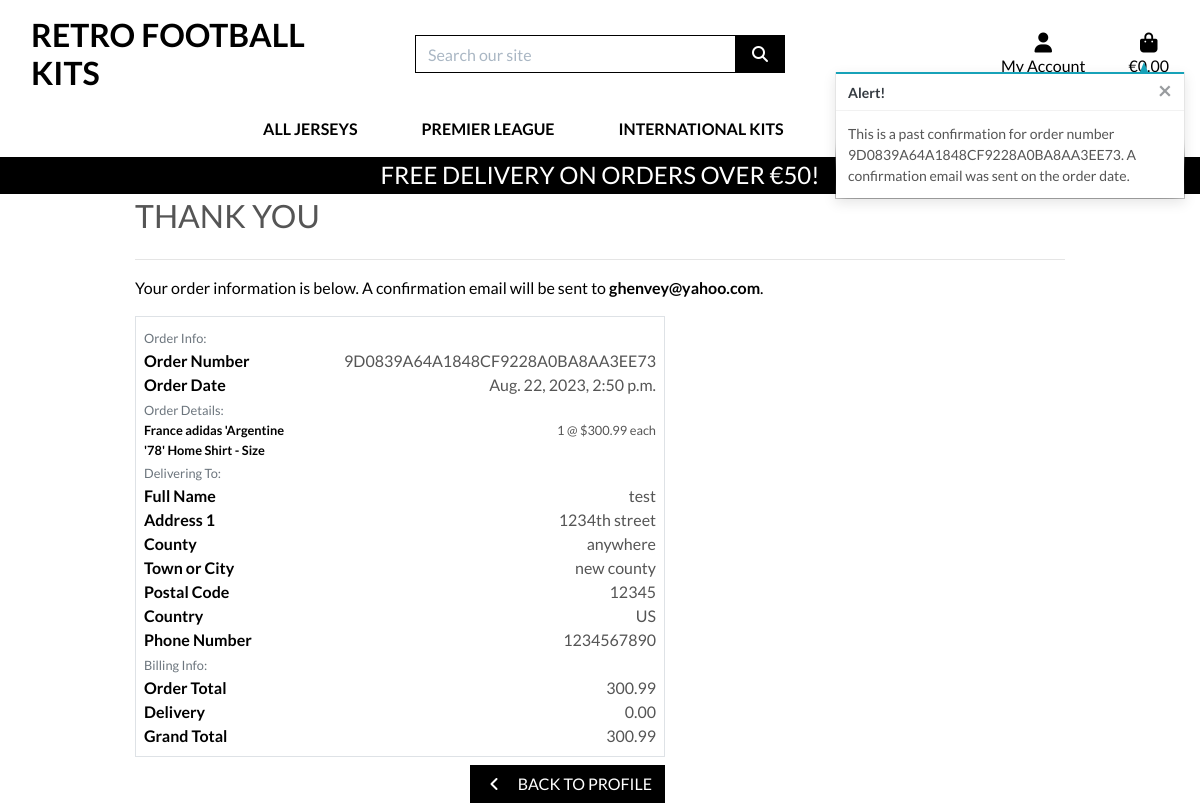
/profile/order_history/9D0839A64A1848CF9228A0BA8AA3EE73, run on the app's committed database.
### checkout/models.py (models this page shows, shortened)
class Order(models.Model):
    order_number = models.CharField(max_length=32, null=False, editable=False)
    user_profile = models.ForeignKey(UserProfile, on_delete=models.SET_NULL,
                                     null=True, blank=True, related_name='orders')
    full_name = models.CharField(max_length=50, null=False, blank=False)
    email = models.EmailField(max_length=254, null=False, blank=False)
    phone_number = models.CharField(max_length=20, null=False, blank=False)
    country = CountryField(blank_label='Country *', null=False, blank=False)
    postcode = models.CharField(max_length=20, null=True, blank=True)
    town_or_city = models.CharField(max_length=40, null=False, blank=False)
    street_address1 = models.CharField(max_length=80, null=False, blank=False)
    street_address2 = models.CharField(max_length=80, null=True, blank=True)
    county = models.CharField(max_length=80, null=True, blank=True)
    date = models.DateTimeField(auto_now_add=True)
    delivery_cost = models.DecimalField(max_digits=6, decimal_places=2, null=False, default=0)
    order_total = models.DecimalField(max_digits=10, decimal_places=2, null=False, default=0)
    grand_total = models.DecimalField(max_digits=10, decimal_places=2, null=False, default=0)
    original_bag = models.TextField(null=False, blank=False, default='')
    stripe_pid = models.CharField(max_length=254, null=False, blank=False, default='')

class OrderLineItem(models.Model):
    order = models.ForeignKey(Order, null=False, blank=False, on_delete=models.CASCADE, related_name='lineitems')
    product = models.ForeignKey(Product, null=False, blank=False, on_delete=models.CASCADE)
    product_size = models.CharField(max_length=2, null=True, blank=True)  # XS, S, M, L, XL
    quantity = models.IntegerField(null=False, blank=False, default=0)
    lineitem_total = models.DecimalField(max_digits=6, decimal_places=2, null=False, blank=False, editable=False)

### products/models.py (models this page shows, shortened)
class Product(models.Model):
    category = models.ForeignKey(
        'Category', null=True, blank=True, on_delete=models.SET_NULL
    )
    sku = models.CharField(max_length=254, null=True, blank=True)
    name = models.CharField(max_length=254)
    description = models.TextField()
    has_sizes = models.BooleanField(default=False, null=True, blank=True)
    price = models.DecimalField(max_digits=6, decimal_places=2)
    rating = models.DecimalField(max_digits=6, decimal_places=2, null=True, blank=True)
    image_url = models.URLField(max_length=1024, null=True, blank=True)
    image = models.ImageField(null=True, blank=True)
    featured = models.BooleanField(default=False, null=True, blank=True)

### profiles/views.py (the view)
# urls.py: path('order_history/<order_number>', views.order_history, name='order_history'),
def order_history(request, order_number):
    order = get_object_or_404(Order, order_number=order_number)
    messages.info(request, (
        f'This is a past confirmation for order number {order_number}. '
        'A confirmation email was sent on the order date.'
    ))
    template = 'checkout/checkout_success.html'
    context = {
        'order': order,
        'from_profile': True,
    }
    return render(request, template, context)

### bag/contexts.py (called while the page is built, shortened)
def bag_contents(request):
    bag_items = []
    total = 0
    product_count = 0
    bag = request.session.get('bag', {})
    if total < settings.FREE_DELIVERY_THRESHOLD:
        delivery = total * Decimal(settings.STANDARD_DELIVERY_PERCENTAGE / 100)
        free_delivery_delta = settings.FREE_DELIVERY_THRESHOLD - total
    else:
        delivery = 0
        free_delivery_delta = 0
    grand_total = delivery + total
    context = {
        'bag_items': bag_items,
        'total': total,
        'product_count': product_count,
        'delivery': delivery,
        'free_delivery_delta': free_delivery_delta,
        'free_delivery_threshold': settings.FREE_DELIVERY_THRESHOLD,
        'grand_total': grand_total,
    }
    return context

### checkout/templates/checkout/checkout_success.html (shortened to what this page needs)
{% extends "base.html" %}
{% load static %}
{% block extra_css %}
    <link rel="stylesheet" href="{% static 'checkout/css/checkout.css' %}">
{% endblock %}
{% block page_header %}
    <div class="container header-container">
    </div>
{% endblock %}
{% block content %}
    <div class="overlay"></div>
    <div class="container">
        <div class="row">
            <div class="col">
                <h2 class="logo-font mb-4">Thank You</h2>
                <hr>
                <p class="text-black">Your order information is below. A confirmation email will be sent to <strong>{{ order.email }}</strong>.</p>
            </div>
        </div>
        <div class="row">
            <div class="col-12 col-lg-7">
                <div class="order-confirmation-wrapper p-2 border">
                    <div class="row">
                        <div class="col">
                            <small class="text-muted">Order Info:</small>
                        </div>
                    </div>
                    <div class="row">
                        <div class="col-12 col-md-4">
                            <p class="mb-0 text-black font-weight-bold">Order Number</p>
                        </div>
                        <div class="col-12 col-md-8 text-md-right">
                            <p class="mb-0">{{ order.order_number }}</p>
                        </div>
                    </div>
                    <div class="row">
                        <div class="col-12 col-md-4">
                            <p class="mb-0 text-black font-weight-bold">Order Date</p>
                        </div>
                        <div class="col-12 col-md-8 text-md-right">
                            <p class="mb-0">{{ order.date }}</p>
                        </div>
                    </div>
                    <div class="row">
                        <div class="col">
                            <small class="text-muted">Order Details:</small>
                        </div>
                    </div>
                    {% for item in order.lineitems.all %}
                    <div class="row">
                        <div class="col-12 col-md-4">
                            <p class="small mb-0 text-black font-weight-bold">
                                {{ item.product.name }}{% if item.product_size %} - Size {{ item.product.size|upper }}{% endif %}
                            </p>
                        </div>
                        <div class="col-12 col-md-8 text-md-right">
                            <p class="small mb-0">{{ item.quantity }} @ ${{ item.product.price }} each</p>
                        </div>
                    </div>
                    {% endfor %}
                    <div class="row">
                        <div class="col">
                            <small class="text-muted">Delivering To:</small>
                        </div>
                    </div>
                    <div class="row">
                        <div class="col-12 col-md-4">
                            <p class="mb-0 text-black font-weight-bold">Full Name</p>
                        </div>
                        <div class="col-12 col-md-8 text-md-right">
                            <p class="mb-0">{{ order.full_name }}</p>
                        </div>
                    </div>
                    <div class="row">
                        <div class="col-12 col-md-4">
                            <p class="mb-0 text-black font-weight-bold">Address 1</p>
                        </div>
                        <div class="col-12 col-md-8 text-md-right">
                            <p class="mb-0">{{ order.street_address1 }}</p>
                        </div>
                    </div>
                    {% if order.county %}
                    <div class="row">
                        <div class="col-12 col-md-4">
                            <p class="mb-0 text-black font-weight-bold">County</p>
                        </div>
                        <div class="col-12 col-md-8 text-md-right">
                            <p class="mb-0">{{ order.county }}</p>
                        </div>
                    </div>
                    {% endif %}
                    <div class="row">
                        <div class="col-12 col-md-4">
                            <p class="mb-0 text-black font-weight-bold">Town or City</p>
                        </div>
                        <div class="col-12 col-md-8 text-md-right">
                            <p class="mb-0">{{ order.town_or_city }}</p>
                        </div>
                    </div>
                    {% if order.postcode %}
                    <div class="row">
                        <div class="col-12 col-md-4">
                            <p class="mb-0 text-black font-weight-bold">Postal Code</p>
                        </div>
                        <div class="col-12 col-md-8 text-md-right">
                            <p class="mb-0">{{ order.postcode }}</p>
                        </div>
                    </div>
                    {% endif %}
                    <div class="row">
                        <div class="col-12 col-md-4">
                            <p class="mb-0 text-black font-weight-bold">Country</p>
                        </div>
                        <div class="col-12 col-md-8 text-md-right">
                            <p class="mb-0">{{ order.country }}</p>
                        </div>
                    </div>
                    <div class="row">
                        <div class="col-12 col-md-4">
                            <p class="mb-0 text-black font-weight-bold">Phone Number</p>
                        </div>
                        <div class="col-12 col-md-8 text-md-right">
                            <p class="mb-0">{{ order.phone_number }}</p>
                        </div>
                    </div>
                    <div class="row">
                        <div class="col">
                            <small class="text-muted">Billing Info:</small>
                        </div>
                    </div>
                    <div class="row">
                        <div class="col-12 col-md-4">
                            <p class="mb-0 text-black font-weight-bold">Order Total</p>
                        </div>
                        <div class="col-12 col-md-8 text-md-right">
                            <p class="mb-0">{{ order.order_total }}</p>
                        </div>
                    </div>
                    <div class="row">
                        <div class="col-12 col-md-4">
                            <p class="mb-0 text-black font-weight-bold">Delivery</p>
                        </div>
                        <div class="col-12 col-md-8 text-md-right">
                            <p class="mb-0">{{ order.delivery_cost }}</p>
                        </div>
                    </div>
                    <div class="row">
                        <div class="col-12 col-md-4">
                            <p class="mb-0 text-black font-weight-bold">Grand Total</p>
                        </div>
                        <div class="col-12 col-md-8 text-md-right">
                            <p class="mb-0">{{ order.grand_total }}</p>
                        </div>
                    </div>
                </div>
            </div>
        </div>
        <div class="row">
			<div class="col-12 col-lg-7 text-right">
                {% if from_profile %}
                    <a href="{% url 'profile' %}" class="btn btn-black rounded-0 my-2">
                        <span class="icon mr-2">
                            <i class="fas fa-angle-left"></i>
                        </span>
                        <span class="text-uppercase">Back to Profile</span>
                    </a>
                {% endif %}
			</div>
		</div>
    </div>
{% endblock %}

### static/css/base.css (style rules this page uses)
html { height: 100%; }
body { background: url('/media/Classic11_Football_Shirts_Home_Page_4_Tight.webp') no-repeat center center fixed; background-size: cover; height: calc(100vh - 164px); color: #555; font-family: 'Lato'; }
.icon { align-items: center; display: inline-flex; justify-content: center; height: 1.5rem; width: 1.5rem; }
.logo-font { text-transform: uppercase; }
.btn-black { background: black; color: white; }
.text-black { color: #000 !important; }
.overlay { height: 100%; width: 100%; top: 0; left: 0; position: fixed; background: white; z-index: -1; }
@media (min-width: 1200px) { .container { max-width: 80%; } }
@media (min-width: 992px) { .header-container { padding-top: 164px; } }

### data on the page
Order: email "ghenvey@yahoo.com", order_number "9D0839A64A1848CF9228A0BA8AA3EE73", date "Aug. 22, 2023, 2:50 p.m.", full_name "test", street_address1 "1234th street", county "anywhere", town_or_city "new county", postcode "12345", country "US", phone_number "1234567890", order_total "300.99", delivery_cost "0.00", grand_total "300.99"
OrderLineItem: product.name "France adidas 'Argentine '78' Home Shirt", quantity "1", product.price "300.99"

### other printed values
{{ free_delivery_threshold }} "50"
{{ message }} "This is a past confirmation for order number 9D0839A64A1848CF9228A0BA8AA3EE73. A confirmation email was sent on the order date."
